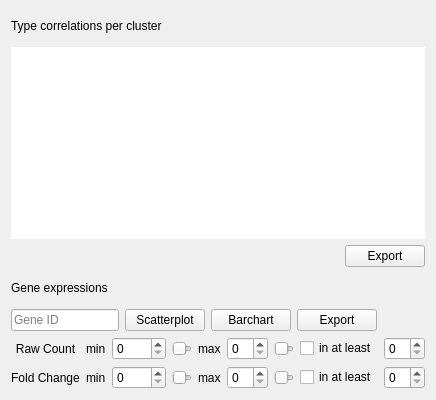
<?xml version="1.0" encoding="UTF-8"?>
<ui version="4.0">
 <class>TabWidget</class>
 <widget class="QWidget" name="TabWidget">
  <property name="geometry">
   <rect>
    <x>0</x>
    <y>0</y>
    <width>436</width>
    <height>400</height>
   </rect>
  </property>
  <property name="windowTitle">
   <string>Form</string>
  </property>
  <layout class="QVBoxLayout" name="verticalLayout">
   <item>
    <widget class="QLabel" name="labelTypeCorrelations">
     <property name="text">
      <string>Type correlations per cluster</string>
     </property>
    </widget>
   </item>
   <item>
    <layout class="QHBoxLayout" name="horizontalLayoutCorrelations">
     <item>
      <widget class="QTableWidget" name="tableWidgetTypeCorrelations">
       <property name="sizePolicy">
        <sizepolicy hsizetype="Minimum" vsizetype="Minimum">
         <horstretch>0</horstretch>
         <verstretch>0</verstretch>
        </sizepolicy>
       </property>
       <property name="focusPolicy">
        <enum>Qt::StrongFocus</enum>
       </property>
       <property name="toolTip">
        <string>Correlation coefficients for types</string>
       </property>
       <property name="frameShape">
        <enum>QFrame::NoFrame</enum>
       </property>
       <property name="frameShadow">
        <enum>QFrame::Plain</enum>
       </property>
       <property name="verticalScrollBarPolicy">
        <enum>Qt::ScrollBarAsNeeded</enum>
       </property>
       <property name="horizontalScrollBarPolicy">
        <enum>Qt::ScrollBarAsNeeded</enum>
       </property>
       <property name="sizeAdjustPolicy">
        <enum>QAbstractScrollArea::AdjustIgnored</enum>
       </property>
       <property name="editTriggers">
        <set>QAbstractItemView::NoEditTriggers</set>
       </property>
       <property name="showDropIndicator" stdset="0">
        <bool>false</bool>
       </property>
       <property name="alternatingRowColors">
        <bool>false</bool>
       </property>
       <property name="selectionMode">
        <enum>QAbstractItemView::NoSelection</enum>
       </property>
       <property name="selectionBehavior">
        <enum>QAbstractItemView::SelectRows</enum>
       </property>
       <property name="showGrid">
        <bool>true</bool>
       </property>
       <property name="gridStyle">
        <enum>Qt::SolidLine</enum>
       </property>
       <property name="sortingEnabled">
        <bool>false</bool>
       </property>
       <property name="cornerButtonEnabled">
        <bool>false</bool>
       </property>
       <attribute name="horizontalHeaderCascadingSectionResizes">
        <bool>false</bool>
       </attribute>
       <attribute name="horizontalHeaderMinimumSectionSize">
        <number>25</number>
       </attribute>
       <attribute name="horizontalHeaderDefaultSectionSize">
        <number>100</number>
       </attribute>
       <attribute name="verticalHeaderVisible">
        <bool>false</bool>
       </attribute>
      </widget>
     </item>
    </layout>
   </item>
   <item>
    <layout class="QHBoxLayout" name="horizontalLayout">
     <item>
      <spacer name="horizontalSpacer">
       <property name="orientation">
        <enum>Qt::Horizontal</enum>
       </property>
       <property name="sizeHint" stdset="0">
        <size>
         <width>40</width>
         <height>20</height>
        </size>
       </property>
      </spacer>
     </item>
     <item>
      <widget class="QPushButton" name="pushButtonExportCorrelations">
       <property name="text">
        <string>Export</string>
       </property>
      </widget>
     </item>
    </layout>
   </item>
   <item>
    <widget class="QLabel" name="labelGeneExpressions">
     <property name="text">
      <string>Gene expressions</string>
     </property>
    </widget>
   </item>
   <item>
    <layout class="QHBoxLayout" name="horizontalLayoutGeneExpressions">
     <item>
      <widget class="QLineEdit" name="lineEditGeneID">
       <property name="placeholderText">
        <string>Gene ID</string>
       </property>
      </widget>
     </item>
     <item>
      <widget class="QPushButton" name="pushButtonScatterPlot">
       <property name="enabled">
        <bool>true</bool>
       </property>
       <property name="text">
        <string>Scatterplot</string>
       </property>
       <property name="checkable">
        <bool>false</bool>
       </property>
      </widget>
     </item>
     <item>
      <widget class="QPushButton" name="pushButtonBarChart">
       <property name="enabled">
        <bool>true</bool>
       </property>
       <property name="text">
        <string>Barchart</string>
       </property>
      </widget>
     </item>
     <item>
      <widget class="QPushButton" name="pushButtonExportGeneExpressions">
       <property name="text">
        <string>Export</string>
       </property>
      </widget>
     </item>
     <item>
      <spacer name="horizontalSpacerGeneExpressions">
       <property name="orientation">
        <enum>Qt::Horizontal</enum>
       </property>
       <property name="sizeHint" stdset="0">
        <size>
         <width>40</width>
         <height>20</height>
        </size>
       </property>
      </spacer>
     </item>
    </layout>
   </item>
   <item>
    <layout class="QHBoxLayout" name="horizontalLayoutGeneExpressionTable"/>
   </item>
   <item>
    <layout class="QGridLayout" name="gridLayoutFilterOptions">
     <property name="sizeConstraint">
      <enum>QLayout::SetDefaultConstraint</enum>
     </property>
     <item row="2" column="7">
      <widget class="QSlider" name="horizontalSliderFilterOptionsRawCountCutOffMax">
       <property name="pageStep">
        <number>0</number>
       </property>
       <property name="orientation">
        <enum>Qt::Horizontal</enum>
       </property>
      </widget>
     </item>
     <item row="3" column="7">
      <widget class="QSlider" name="horizontalSliderFilterOptionsFoldChangeCutOffMax">
       <property name="pageStep">
        <number>0</number>
       </property>
       <property name="orientation">
        <enum>Qt::Horizontal</enum>
       </property>
      </widget>
     </item>
     <item row="2" column="6">
      <widget class="QSpinBox" name="spinBoxFilterOptionsRawCountCutOffMax"/>
     </item>
     <item row="3" column="8">
      <widget class="QCheckBox" name="checkBoxFilterOptionsFoldChangeCutOfftInAtLeast">
       <property name="contextMenuPolicy">
        <enum>Qt::NoContextMenu</enum>
       </property>
       <property name="toolTip">
        <string>The cut-off must be me in at least n clusters</string>
       </property>
       <property name="layoutDirection">
        <enum>Qt::LeftToRight</enum>
       </property>
       <property name="autoFillBackground">
        <bool>false</bool>
       </property>
       <property name="text">
        <string>in at least</string>
       </property>
      </widget>
     </item>
     <item row="3" column="0">
      <widget class="QLabel" name="labelFilteOptionsrFoldChangeCutOff">
       <property name="text">
        <string>Fold Change</string>
       </property>
       <property name="alignment">
        <set>Qt::AlignCenter</set>
       </property>
      </widget>
     </item>
     <item row="3" column="9">
      <widget class="QSpinBox" name="spinBoxFilterOptionsFoldChangeCutOffInAtLeast">
       <property name="enabled">
        <bool>true</bool>
       </property>
      </widget>
     </item>
     <item row="2" column="4">
      <widget class="QSlider" name="horizontalSliderFilterOptionsRawCountCutOffMin">
       <property name="cursor">
        <cursorShape>ArrowCursor</cursorShape>
       </property>
       <property name="maximum">
        <number>5000</number>
       </property>
       <property name="pageStep">
        <number>0</number>
       </property>
       <property name="orientation">
        <enum>Qt::Horizontal</enum>
       </property>
       <property name="invertedAppearance">
        <bool>false</bool>
       </property>
       <property name="invertedControls">
        <bool>false</bool>
       </property>
      </widget>
     </item>
     <item row="2" column="8">
      <widget class="QCheckBox" name="checkBoxFilterOptionsRawCountCutOffInAtLeast">
       <property name="contextMenuPolicy">
        <enum>Qt::NoContextMenu</enum>
       </property>
       <property name="toolTip">
        <string>The cut-off must be me in at least n clusters</string>
       </property>
       <property name="text">
        <string>in at least</string>
       </property>
       <property name="iconSize">
        <size>
         <width>16</width>
         <height>16</height>
        </size>
       </property>
      </widget>
     </item>
     <item row="2" column="3">
      <widget class="QSpinBox" name="spinBoxFilterOptionsRawCountCutOffMin">
       <property name="maximum">
        <number>5000</number>
       </property>
      </widget>
     </item>
     <item row="3" column="4">
      <widget class="QSlider" name="horizontalSliderFilterOptionsFoldChangeCutOffMin">
       <property name="maximum">
        <number>50</number>
       </property>
       <property name="pageStep">
        <number>0</number>
       </property>
       <property name="orientation">
        <enum>Qt::Horizontal</enum>
       </property>
      </widget>
     </item>
     <item row="3" column="5">
      <widget class="QLabel" name="labelFilterOptionsFoldChangeCutOffMax">
       <property name="toolTip">
        <string>The maximum raw count value.</string>
       </property>
       <property name="text">
        <string>max</string>
       </property>
      </widget>
     </item>
     <item row="2" column="0">
      <widget class="QLabel" name="labelFilterOptionsRawCountCutOff">
       <property name="text">
        <string>Raw Count</string>
       </property>
       <property name="alignment">
        <set>Qt::AlignCenter</set>
       </property>
      </widget>
     </item>
     <item row="2" column="9">
      <widget class="QSpinBox" name="spinBoxFilterOptionsRawCountCutOffInAtLeast">
       <property name="enabled">
        <bool>true</bool>
       </property>
      </widget>
     </item>
     <item row="3" column="3">
      <widget class="QSpinBox" name="spinBoxFilterOptionsFoldChangeCutOffMin">
       <property name="maximum">
        <number>50</number>
       </property>
      </widget>
     </item>
     <item row="2" column="1">
      <widget class="QLabel" name="labelFilterOptionsRawCountCutOffMin">
       <property name="toolTip">
        <string>The minimum raw count value.</string>
       </property>
       <property name="text">
        <string>min</string>
       </property>
      </widget>
     </item>
     <item row="2" column="5">
      <widget class="QLabel" name="labelFilterOptionsRawCountCutOffMax">
       <property name="toolTip">
        <string>The maximum raw count value.</string>
       </property>
       <property name="text">
        <string>max</string>
       </property>
      </widget>
     </item>
     <item row="3" column="1">
      <widget class="QLabel" name="labelFilterOptionsFoldChangeCutOffMin">
       <property name="toolTip">
        <string>The minimum raw count value.</string>
       </property>
       <property name="text">
        <string>min</string>
       </property>
      </widget>
     </item>
     <item row="3" column="6">
      <widget class="QSpinBox" name="spinBoxFilterOptionsFoldChangeCutOffMax"/>
     </item>
    </layout>
   </item>
  </layout>
 </widget>
 <resources/>
 <connections/>
</ui>
